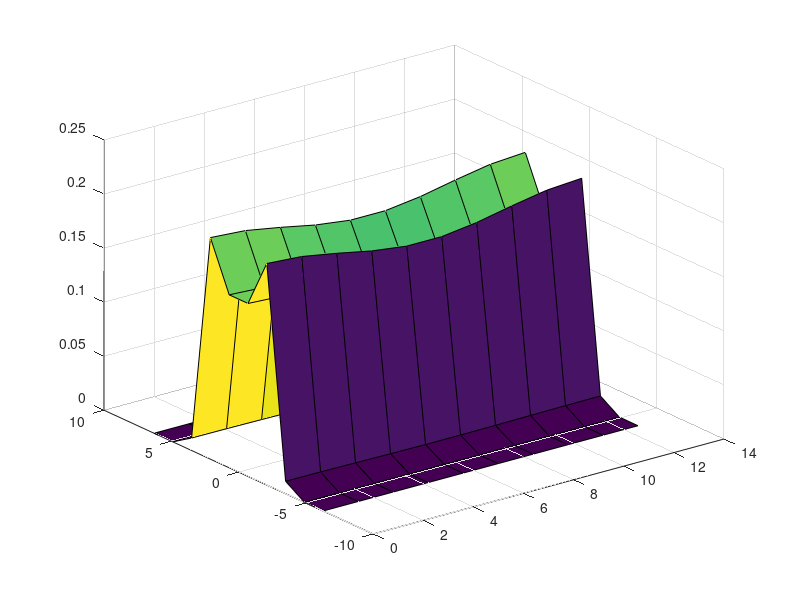

Source code (MATLAB): (Note: this script raises an error after producing the figure.)
%% Two stream instability simulation in one-dimensional case.
% Simulation is based on simultaneous numerical solution of Poisson and 
% Vlasov equations. 
%
% Find more information about numerical method and the example below in 
% the original paper - C.Z. Cheng and Georg Knorr "The Integration of the 
% Vlasov Equation in Configuration Space" // J. Comp. Phys. 22 (1976) 
% pp. 330-351 (DOI: 10.1016/0021-9991(76)90053-X)
% and its former improvement givenwrite in E. Sonnendrücker, J. Roche, 
% P. Bertrand, and A. Ghizzo "The Semi-Lagrangian Method for the Numerical 
% Resolution of the Vlasov Equation" // J. Comput. Phys. 149 (1999) 
% pp. 201-220 (DOI: 10.1006/jcph.1998.6148)
function Cheng_Knorr_Sonnerdrucker
clc; close all
%% Problem parameters
% Interpolation type: 'linear' corresponds to first order scheme, 
%                     'spline' Cheng-Knorr & Sonnendrücker cubic spline scheme
inter_type = 'spline';
% Number of cells for uniform phase-space grid
N = 10; M = 10;
% Problem parameters 
k = 0.5; alpha = 0.05; vmax = 2*pi;
% CFL condition
CFL = 3.8;
% End time
t_end = 15.0;
% Periodic structure length in X
L = 2*pi/k;
% Grid definition
x = linspace(0, L, N); v = linspace(-vmax, vmax, M);
dx = x(2)-x(1); dv = v(2)-v(1);
[X, V] = meshgrid(x, v); X = X'; V = V';


%% Initial conditions
f = exp(-V.^2/2)/sqrt(2*pi).*(1.0 + alpha*cos(k*X)).*V.^2;
figure;
surf(X,V,f);
% Apply periodic borders and zero at |v| beyond vmax
f(end, :) = f(2,:); f(1, :) = f(end-1, :);
f(1, :) = 0; f(end, :) = 0;
% Open maximized figure window
figure('units','normalized','outerposition',[0.25 0.25 0.55 0.55]);
set(gcf, 'doublebuffer', 'on');   
% Preallocate memory
E = zeros(size(x));
%% Start main calculation procedure
time = 0;   tic;
while (time<t_end)
    %% Estimate time step using CFL condition
    dt = CFL/(vmax/dx + max(abs(E))/dv);
    if (dt > t_end-time) dt = t_end-time; end
    
    %% Plot EDF f(x,v,t) in phase space
    pcolor(x(2:(end-1)), v(2:(end-1)), f(2:(end-1), 2:(end-1))');
    shading interp;
    axis square;
    drawnow; 
    %% X-coordinate shift at half time step
    x_SHIFT = X - V*0.5*dt;
    x_SHIFT = (x_SHIFT+L).*(x_SHIFT<=0) + (x_SHIFT-L).*(x_SHIFT>=L) + x_SHIFT.*((x_SHIFT>0)&(x_SHIFT<L));  
    f = interp2(X', V', f', x_SHIFT', V', inter_type)'; 
    % Apply periodic boundaries in X-coordinate
    f(N,:) = f(2,:);  f(1,:) = f(N-1,:);
    %% Electrical field strength from exact solution of Poisson's equation 
    %% with periodic border conditions for electric potential
    E = cumtrapz(x, trapz(v, f, 2)) - x';   E = E - mean(mean(E));
    E = zeros(size(E));
    write_poisson_info(x,v,f,E,time); 
    %% V-coordinate shift at full time step
    Vsh = V - repmat(E, 1, M)*dt;
    Vsh = Vsh.*((Vsh<vmax)&(Vsh>=-vmax));
    f = interp2(X', V', f', X', Vsh', inter_type)'; 
    % Boundary conditions
    f(:, 1) = 0; f(:, end) = 0;
    f(end, :) = f(2,:); f(1, :) = f(end-1, :);
  
    %% X-coordinate shift at half time step
    x_SHIFT = X - V*0.5*dt;
    x_SHIFT = (x_SHIFT+L).*(x_SHIFT<=0) + (x_SHIFT-L).*(x_SHIFT>=L) + x_SHIFT.*((x_SHIFT>0)&(x_SHIFT<L));  
    f = interp2(X', V', f', x_SHIFT', V', inter_type)'; 
    % Apply periodic boundaries in X-coordinate
    f(N,:) = f(2,:);  f(1,:) = f(N-1,:);
      
    %% Next time step
    time = time + dt; 
end
toc
% Final EDF plot
pcolor(x(2:(end-1)), v(2:(end-1)), f(2:(end-1), 2:(end-1))');
shading interp;
axis square;
title('Two stream instability', 'FontSize', 18);
colorbar
drawnow;